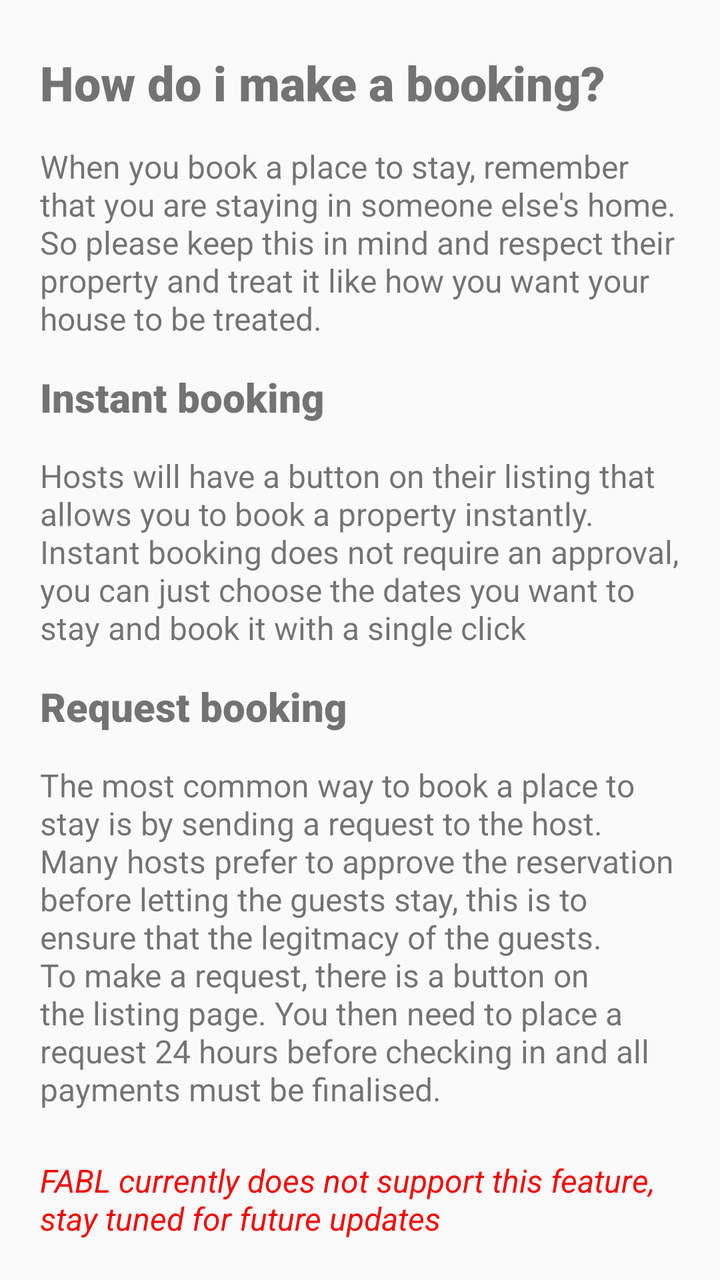
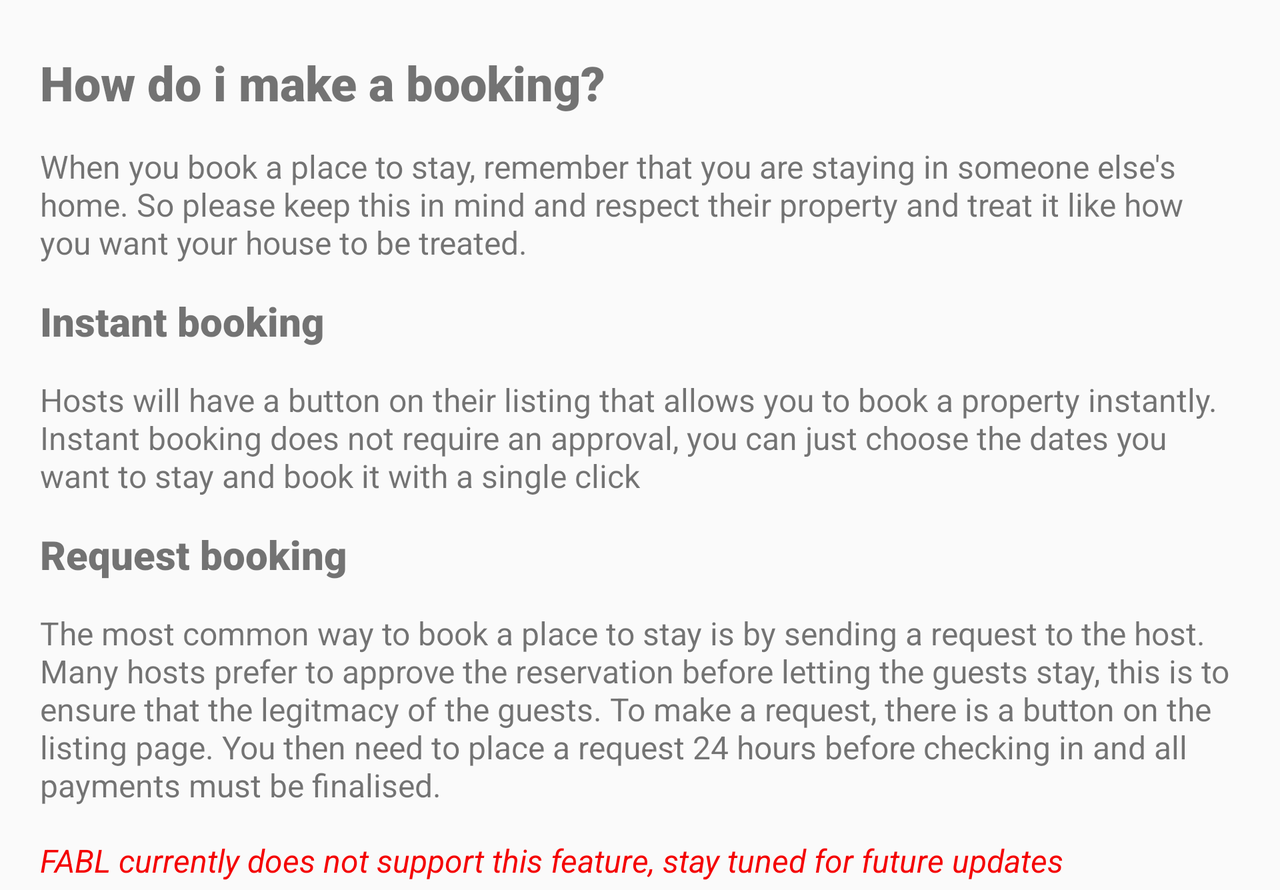

An Android layout and its configuration variant, each rendered on a device that would load it. The default file and the variant file are quoted in full after the pictures.
<!-- AndroidManifest.xml: application theme AppTheme -->
<!-- res/layout/activity_f_a_q_topic2.xml -->
<?xml version="1.0" encoding="utf-8"?>
<androidx.constraintlayout.widget.ConstraintLayout xmlns:android="http://schemas.android.com/apk/res/android"
    xmlns:app="http://schemas.android.com/apk/res-auto"
    xmlns:tools="http://schemas.android.com/tools"
    android:layout_width="match_parent"
    android:layout_height="match_parent"
    tools:context=".helpScreens.FAQTopic2">

    <TextView
        android:id="@+id/textView47"
        android:layout_width="wrap_content"
        android:layout_height="wrap_content"
        android:layout_marginStart="20dp"
        android:layout_marginTop="15dp"
        android:fontFamily="sans-serif-black"
        android:text="Instant booking"
        android:textSize="20sp"
        app:layout_constraintStart_toStartOf="parent"
        app:layout_constraintTop_toBottomOf="@+id/textView46" />

    <TextView
        android:id="@+id/textView49"
        android:layout_width="wrap_content"
        android:layout_height="wrap_content"
        android:layout_marginStart="20dp"
        android:layout_marginTop="15dp"
        android:fontFamily="sans-serif-black"
        android:text="Request booking"
        android:textSize="20sp"
        app:layout_constraintStart_toStartOf="parent"
        app:layout_constraintTop_toBottomOf="@+id/textView48" />

    <TextView
        android:id="@+id/textView46"
        android:layout_width="wrap_content"
        android:layout_height="wrap_content"
        android:layout_marginTop="15dp"
        android:paddingLeft="20dp"
        android:paddingRight="20dp"
        android:text="When you book a place to stay, remember that you are staying in someone else's home. So please keep this in mind and respect their property and treat it like how you want your house to be treated."
        android:textSize="16sp"
        app:layout_constraintEnd_toEndOf="parent"
        app:layout_constraintStart_toStartOf="parent"
        app:layout_constraintTop_toBottomOf="@+id/textView19" />

    <TextView
        android:id="@+id/textView48"
        android:layout_width="wrap_content"
        android:layout_height="wrap_content"
        android:layout_marginTop="15dp"
        android:paddingLeft="20dp"
        android:paddingRight="20dp"
        android:text="Hosts will have a button on their listing that allows you to book a property instantly. Instant booking does not require an approval, you can just choose the dates you want to stay and book it with a single click"
        android:textSize="16sp"
        app:layout_constraintEnd_toEndOf="parent"
        app:layout_constraintHorizontal_bias="0.0"
        app:layout_constraintStart_toStartOf="parent"
        app:layout_constraintTop_toBottomOf="@+id/textView47" />

    <TextView
        android:id="@+id/textView50"
        android:layout_width="wrap_content"
        android:layout_height="wrap_content"
        android:layout_marginTop="15dp"
        android:paddingLeft="20dp"
        android:paddingRight="20dp"
        android:text="The most common way to book a place to stay is by sending a request to the host. Many hosts prefer to approve the reservation before letting the guests stay, this is to ensure that the legitmacy of the guests. To make a request, there is a button on the listing page. You then need to place a request 24 hours before checking in and all payments must be finalised."
        android:textSize="16sp"
        app:layout_constraintEnd_toEndOf="parent"
        app:layout_constraintHorizontal_bias="0.0"
        app:layout_constraintStart_toStartOf="parent"
        app:layout_constraintTop_toBottomOf="@+id/textView49" />

    <TextView
        android:id="@+id/textView45"
        android:layout_width="wrap_content"
        android:layout_height="wrap_content"
        android:layout_marginBottom="20dp"
        android:paddingLeft="20dp"
        android:paddingRight="20dp"
        android:text="FABL currently does not support this feature, stay tuned for future updates"
        android:textColor="#F40303"
        android:textSize="16sp"
        android:textStyle="italic"
        app:layout_constraintBottom_toBottomOf="parent"
        app:layout_constraintEnd_toEndOf="parent"
        app:layout_constraintHorizontal_bias="0.0"
        app:layout_constraintStart_toStartOf="parent" />

    <TextView
        android:id="@+id/textView19"
        android:layout_width="wrap_content"
        android:layout_height="wrap_content"
        android:layout_marginStart="20dp"
        android:layout_marginTop="25dp"
        android:fontFamily="sans-serif-black"
        android:text="How do i make a booking?"
        android:textSize="24sp"
        app:layout_constraintStart_toStartOf="parent"
        app:layout_constraintTop_toTopOf="parent" />
</androidx.constraintlayout.widget.ConstraintLayout>
<!-- resources referenced by this layout -->
<resources>
  <style name="AppTheme" parent="Theme.AppCompat.Light.DarkActionBar">
          
          <item name="colorPrimary">@color/colorPrimary</item>
          <item name="colorPrimaryDark">@color/colorPrimaryDark</item>
          <item name="colorAccent">@color/colorAccent</item>
      </style>
  <color name="colorPrimary">#001a33</color>
  <color name="colorPrimaryDark">#001a33</color>
  <color name="colorAccent">#cc99ff</color>
</resources>
<!-- res/layout-land/activity_f_a_q_topic2.xml (the repository's variant of the layout above) -->
<!-- drawn on the phone turned sideways -->
<?xml version="1.0" encoding="utf-8"?>
<ScrollView xmlns:android="http://schemas.android.com/apk/res/android"
    xmlns:app="http://schemas.android.com/apk/res-auto"
    xmlns:tools="http://schemas.android.com/tools"
    android:layout_width="match_parent"
    android:layout_height="match_parent">

<androidx.constraintlayout.widget.ConstraintLayout
    android:layout_width="match_parent"
    android:layout_height="match_parent"
    tools:context=".helpScreens.FAQTopic2">

    <TextView
        android:id="@+id/textView47"
        android:layout_width="wrap_content"
        android:layout_height="wrap_content"
        android:layout_marginStart="20dp"
        android:layout_marginTop="15dp"
        android:fontFamily="sans-serif-black"
        android:text="Instant booking"
        android:textSize="20sp"
        app:layout_constraintStart_toStartOf="parent"
        app:layout_constraintTop_toBottomOf="@+id/textView46" />

    <TextView
        android:id="@+id/textView49"
        android:layout_width="wrap_content"
        android:layout_height="wrap_content"
        android:layout_marginStart="20dp"
        android:layout_marginTop="15dp"
        android:fontFamily="sans-serif-black"
        android:text="Request booking"
        android:textSize="20sp"
        app:layout_constraintStart_toStartOf="parent"
        app:layout_constraintTop_toBottomOf="@+id/textView48" />

    <TextView
        android:id="@+id/textView46"
        android:layout_width="wrap_content"
        android:layout_height="wrap_content"
        android:layout_marginTop="15dp"
        android:paddingLeft="20dp"
        android:paddingRight="20dp"
        android:text="When you book a place to stay, remember that you are staying in someone else's home. So please keep this in mind and respect their property and treat it like how you want your house to be treated."
        android:textSize="16sp"
        app:layout_constraintEnd_toEndOf="parent"
        app:layout_constraintStart_toStartOf="parent"
        app:layout_constraintTop_toBottomOf="@+id/textView19" />

    <TextView
        android:id="@+id/textView48"
        android:layout_width="wrap_content"
        android:layout_height="wrap_content"
        android:layout_marginTop="15dp"
        android:paddingLeft="20dp"
        android:paddingRight="20dp"
        android:text="Hosts will have a button on their listing that allows you to book a property instantly. Instant booking does not require an approval, you can just choose the dates you want to stay and book it with a single click"
        android:textSize="16sp"
        app:layout_constraintEnd_toEndOf="parent"
        app:layout_constraintHorizontal_bias="0.0"
        app:layout_constraintStart_toStartOf="parent"
        app:layout_constraintTop_toBottomOf="@+id/textView47" />

    <TextView
        android:id="@+id/textView50"
        android:layout_width="wrap_content"
        android:layout_height="wrap_content"
        android:layout_marginTop="15dp"
        android:paddingLeft="20dp"
        android:paddingRight="20dp"
        android:text="The most common way to book a place to stay is by sending a request to the host. Many hosts prefer to approve the reservation before letting the guests stay, this is to ensure that the legitmacy of the guests. To make a request, there is a button on the listing page. You then need to place a request 24 hours before checking in and all payments must be finalised."
        android:textSize="16sp"
        app:layout_constraintEnd_toEndOf="parent"
        app:layout_constraintHorizontal_bias="0.0"
        app:layout_constraintStart_toStartOf="parent"
        app:layout_constraintTop_toBottomOf="@+id/textView49" />

    <TextView
        android:id="@+id/textView45"
        android:layout_width="wrap_content"
        android:layout_height="wrap_content"
        android:layout_marginTop="16dp"
        android:layout_marginBottom="4dp"
        android:paddingLeft="20dp"
        android:paddingRight="20dp"
        android:text="FABL currently does not support this feature, stay tuned for future updates"
        android:textColor="#F40303"
        android:textSize="16sp"
        android:textStyle="italic"
        app:layout_constraintBottom_toBottomOf="parent"
        app:layout_constraintEnd_toEndOf="parent"
        app:layout_constraintHorizontal_bias="0.0"
        app:layout_constraintStart_toStartOf="parent"
        app:layout_constraintTop_toBottomOf="@+id/textView50" />

    <TextView
        android:id="@+id/textView19"
        android:layout_width="wrap_content"
        android:layout_height="wrap_content"
        android:layout_marginStart="20dp"
        android:layout_marginTop="25dp"
        android:fontFamily="sans-serif-black"
        android:text="How do i make a booking?"
        android:textSize="24sp"
        app:layout_constraintStart_toStartOf="parent"
        app:layout_constraintTop_toTopOf="parent" />
</androidx.constraintlayout.widget.ConstraintLayout>
</ScrollView>
